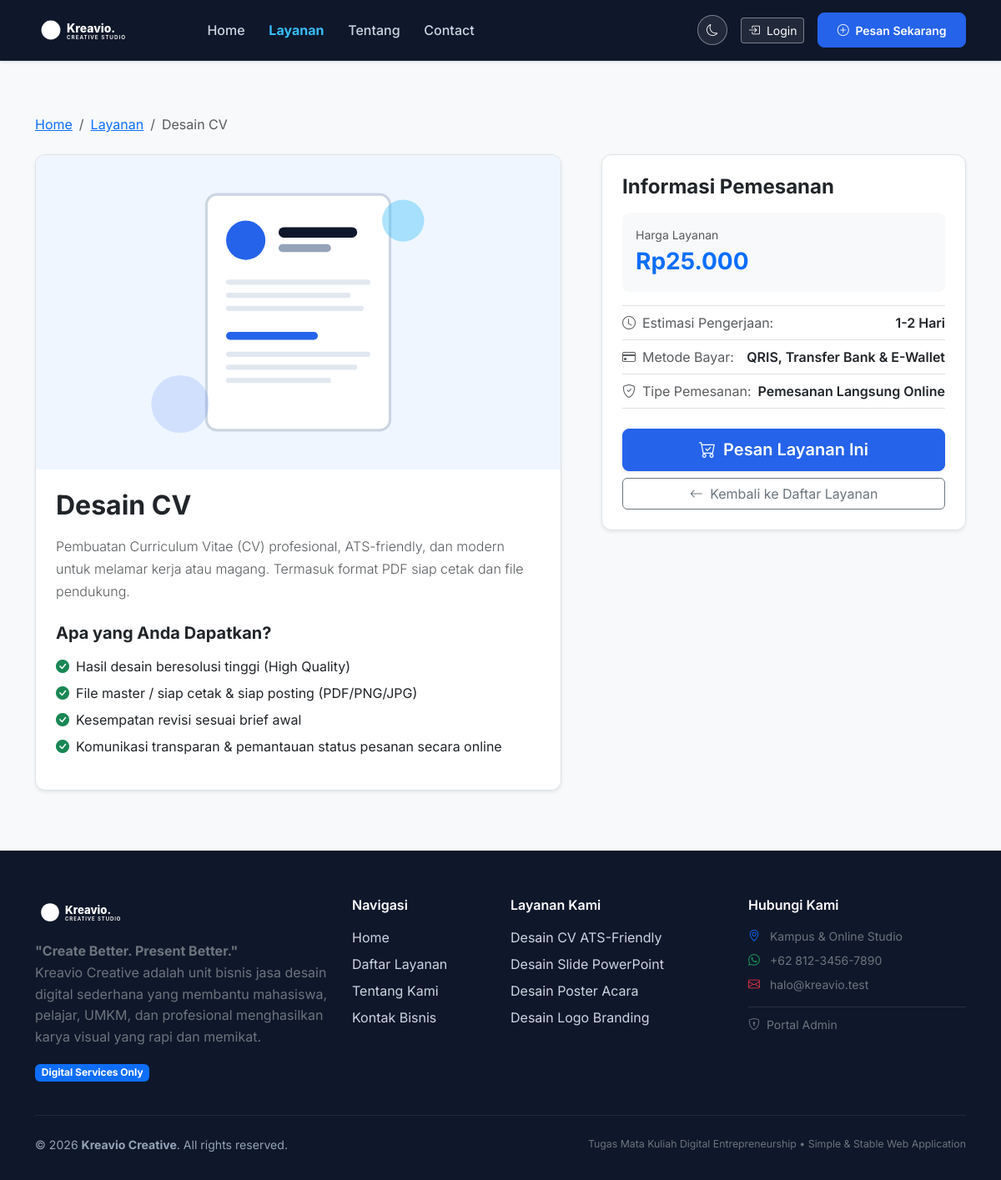
The page /service-detail.php?id=1 on the database its author committed.
### tables this page shows
CREATE TABLE IF NOT EXISTS `services` (
  `id` INT UNSIGNED NOT NULL AUTO_INCREMENT,
  `name` VARCHAR(100) NOT NULL,
  `description` TEXT NOT NULL,
  `price` INT UNSIGNED NOT NULL,
  `duration` VARCHAR(50) NOT NULL,
  `active` TINYINT(1) NOT NULL DEFAULT 1,
  `created_at` DATETIME NOT NULL DEFAULT CURRENT_TIMESTAMP,
  PRIMARY KEY (`id`)
);

### config/config.php (called while the page is built, shortened)
<?php
function base_url($path = '') {
    return BASE_URL . ltrim($path, '/');
}
function asset_url($path = '') {
    return BASE_URL . 'assets/' . ltrim($path, '/');
}
function e($string) {
    return htmlspecialchars((string)($string ?? ''), ENT_QUOTES, 'UTF-8');
}
function format_rupiah($number) {
    return 'Rp' . number_format((float)$number, 0, ',', '.');
}
function get_service_image($serviceId) {
    $map = [
        1 => 'service-cv.svg',
        2 => 'service-powerpoint.svg',
        3 => 'service-poster.svg',
        4 => 'service-banner.svg',
        5 => 'service-social.svg',
        6 => 'service-logo.svg',
    ];
    $filename = $map[$serviceId] ?? 'service-cv.svg';
    return asset_url('images/' . $filename);
}

### service-detail.php (the view, shortened to what this page needs)
<?php
require_once __DIR__ . '/config/config.php';
require_once __DIR__ . '/config/database.php';
$serviceId = isset($_GET['id']) ? (int)$_GET['id'] : 0;
try {
    $stmt = $pdo->prepare("SELECT * FROM services WHERE id = ? AND active = 1");
    $stmt->execute([$serviceId]);
    $service = $stmt->fetch();
} catch (PDOException $e) {
    $service = null;
}
require_once __DIR__ . '/includes/header.php';
?>
<div class="container py-5">
    <nav aria-label="breadcrumb" class="mb-4">
        <ol class="breadcrumb">
            <li class="breadcrumb-item"><a href="<?= base_url('index.php') ?>">Home</a></li>
            <li class="breadcrumb-item"><a href="<?= base_url('services.php') ?>">Layanan</a></li>
            <li class="breadcrumb-item active" aria-current="page"><?= e($service['name']) ?></li>
        </ol>
    </nav>
    <div class="row g-5">
        <div class="col-lg-7">
            <div class="card shadow-sm border overflow-hidden mb-4">
                <img src="<?= get_service_image($service['id']) ?>" alt="<?= e($service['name']) ?>" class="img-fluid w-100" style="max-height: 380px; object-fit: cover;">
                <div class="card-body p-4">
                    <h2 class="fw-bold mb-3"><?= e($service['name']) ?></h2>
                    <p class="lead text-muted fs-6 mb-4" style="line-height: 1.7;">
                        <?= nl2br(e($service['description'])) ?>
                    </p>
                    <h5 class="fw-bold mb-3">Apa yang Anda Dapatkan?</h5>
                    <ul class="list-unstyled">
                        <li class="mb-2 d-flex align-items-center">
                            <i class="bi bi-check-circle-fill text-success me-2"></i> Hasil desain beresolusi tinggi (High Quality)
                        </li>
                        <li class="mb-2 d-flex align-items-center">
                            <i class="bi bi-check-circle-fill text-success me-2"></i> File master / siap cetak & siap posting (PDF/PNG/JPG)
                        </li>
                        <li class="mb-2 d-flex align-items-center">
                            <i class="bi bi-check-circle-fill text-success me-2"></i> Kesempatan revisi sesuai brief awal
                        </li>
                        <li class="mb-2 d-flex align-items-center">
                            <i class="bi bi-check-circle-fill text-success me-2"></i> Komunikasi transparan & pemantauan status pesanan secara online
                        </li>
                    </ul>
                </div>
            </div>
        </div>
        <div class="col-lg-5">
            <div class="card shadow-sm border p-4 sticky-top" style="top: 90px;">
                <h4 class="fw-bold mb-3">Informasi Pemesanan</h4>
                <div class="p-3 bg-light rounded-3 mb-3">
                    <span class="text-muted small d-block">Harga Layanan</span>
                    <span class="fs-3 fw-bold text-primary"><?= format_rupiah($service['price']) ?></span>
                </div>
                <ul class="list-group list-group-flush mb-4">
                    <li class="list-group-item d-flex justify-content-between px-0 bg-transparent">
                        <span class="text-muted"><i class="bi bi-clock me-2"></i>Estimasi Pengerjaan:</span>
                        <span class="fw-semibold"><?= e($service['duration']) ?></span>
                    </li>
                    <li class="list-group-item d-flex justify-content-between px-0 bg-transparent">
                        <span class="text-muted"><i class="bi bi-credit-card me-2"></i>Metode Bayar:</span>
                        <span class="fw-semibold">QRIS, Transfer Bank & E-Wallet</span>
                    </li>
                    <li class="list-group-item d-flex justify-content-between px-0 bg-transparent">
                        <span class="text-muted"><i class="bi bi-shield-check me-2"></i>Tipe Pemesanan:</span>
                        <span class="fw-semibold">Pemesanan Langsung Online</span>
                    </li>
                </ul>
                <div class="d-grid gap-2">
                    <a href="<?= base_url('order.php?service_id=' . $service['id']) ?>" class="btn btn-primary btn-lg shadow-sm">
                        <i class="bi bi-cart-check me-1"></i> Pesan Layanan Ini
                    </a>
                    <a href="<?= base_url('services.php') ?>" class="btn btn-outline-secondary">
                        <i class="bi bi-arrow-left me-1"></i> Kembali ke Daftar Layanan
                    </a>
                </div>
            </div>
        </div>
    </div>
</div>
<?php require_once __DIR__ . '/includes/footer.php'; ?>

### assets/css/style.css (style rules this page uses)
:root { --primary-color: #2563eb; --primary-hover: #1d4ed8; --secondary-color: #0f172a; --accent-color: #38bdf8; --bg-light: #f8fafc; --text-dark: #1e293b; --text-muted: #64748b; --border-color: #e2e8f0; --card-shadow: 0 4px 6px -1px rgba(0, 0, 0, 0.05), 0 2px 4px -1px rgba(0, 0, 0, 0.03); --card-hover-shadow: 0 10px 15px -3px rgba(0, 0, 0, 0.08), 0 4px 6px -2px rgba(0, 0, 0, 0.04); --radius-md: 0.75rem; --radius-lg: 1rem; }
body { font-family: 'Inter', -apple-system, BlinkMacSystemFont, 'Segoe UI', Roboto, Helvetica, Arial, sans-serif; color: var(--text-dark); background-color: #ffffff; min-height: 100vh; display: flex; flex-direction: column; }
.card { border: 1px solid var(--border-color); border-radius: var(--radius-md); box-shadow: var(--card-shadow); transition: transform 0.2s ease, box-shadow 0.2s ease; background-color: #ffffff; }
.btn-primary { background-color: var(--primary-color); border-color: var(--primary-color); font-weight: 600; padding: 0.6rem 1.4rem; border-radius: 0.5rem; }

### rows shown on the page
services: name "Desain CV", description "Pembuatan Curriculum Vitae (CV) profesional, ATS-friendly, dan modern untuk melamar kerja atau magang. Termasuk format PDF siap cetak dan file pendukung.", price "Rp25.000", duration "1-2 Hari"
